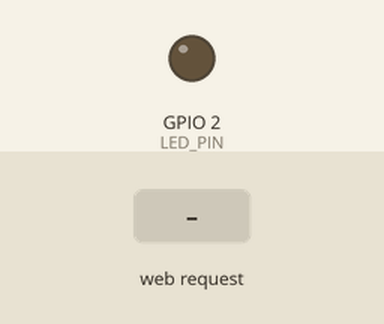
Bench run of a sketch on a simulated ESP8266 (NodeMCU). Shown: output pins drawn as LEDs (lit = HIGH). The inputs (shaded band) are chosen by the test bench. WiFi joins after 1.5 s; servers stay silent unless stated; what the sketch prints to the serial monitor is not drawn.

Above: at 5.7 s.
5.8 s: HTTP request GET /on received
At 6.1 s:
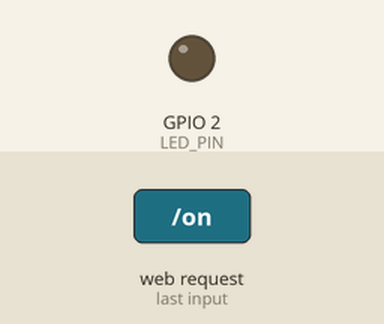
7.3 s: HTTP request GET /brighter received
8.8 s: HTTP request GET /on received
At 9.6 s:
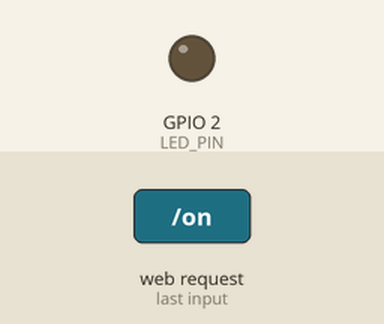
Timing chart, 0 to 11.8 s (numbered marks = the images above; inputs shaded):
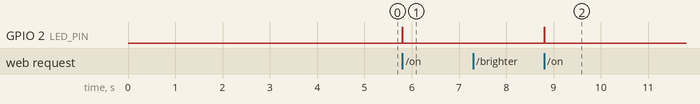

The sketch:

lighthouse_esp01.ino
```cpp
/*
 * lighthouse_esp01
 * ESP-01 control for LEDs
 *
 * 2020 francesco.anselmo@arup.com
 *
 * 25 white through hole ESP-01 controlled LEDs inside little ceramic lighthouses
 * for the 2020 Mark Fisher Scholarship event:
 * A Love Letter to the Lighthouse in the Expanded Field
 * IP address numbers are from 21 to 45
 */

#define IP_ADDRESS 21 // last number of IP address
#define NODE_NAME "lighthouse1"


#include <ESP8266WiFi.h>
#include <WiFiClient.h>
#include <ESP8266WebServer.h>
#include <ESP8266mDNS.h>

#define LED_PIN    2
#define DELAY      10

int transition = 1;
int brightness = 150;

const char *ssid = "SSID"; // change to WiFi SSID (requires an existing WiFi router
const char *password = "PASSWORD"; // change to real password

MDNSResponder mdns;
ESP8266WebServer server ( 80 );

void handleRoot() {
    digitalWrite ( BUILTIN_LED, 1 );
    String out = "<html><head><title>A Love Letter to the Lighthouse in the Expanded Field</title></head>";
    out += "<body style='background-color:gray'><center>";
    out += "<span style='display:block; width:100%; font-size:2em; font-family:Verdana; text-align:center'>Lighthouse lighting</span><br/>";
    out += "<a href='brighter'><span style='display:block; font-family:Verdana; background-color:lightgray; width:100%; height:3em;'>Brighter</span></a><br/>";
    out += "<a href='dimmer'><span style='display:block; font-family:Verdana; background-color:darkgray; foreground-color:white; width:100%; height:3em;'>Dimmer</span></a><br/>";
    out += "<a href='on'><span style='display:block; font-family:Verdana; background-color:white; width:100%; height:3em;'>On</span></a><br/>";
    out += "<a href='off'><span style='display:block; font-family:Verdana; background-color:black; width:100%; height:3em;'>Off</span></a><br/>";
    out += "</center></body>";
    out += "</html>";
    server.send ( 200, "text/html", out );
    digitalWrite ( BUILTIN_LED, 0 );
}

void handleNotFound() {
    digitalWrite ( BUILTIN_LED, 1 );
    String message = "File Not Found\n\n";
    message += "URI: ";
    message += server.uri();
    message += "\nMethod: ";
    message += ( server.method() == HTTP_GET ) ? "GET" : "POST";
    message += "\nArguments: ";
    message += server.args();
    message += "\n";
    for ( uint8_t i = 0; i < server.args(); i++ ) {
        message += " " + server.argName ( i ) + ": " + server.arg ( i ) + "\n";
    }
    server.send ( 404, "text/plain", message );
    digitalWrite ( BUILTIN_LED, 0 );
}


void setup ( void ) {
    pinMode ( LED_PIN, OUTPUT );
    digitalWrite ( LED_PIN, 0 );

    delay(3000); // 3 second delay

    Serial.begin ( 115200 );
    // config static IP
    IPAddress ip(192, 168, 1, IP_ADDRESS); // set desired IP Address
    IPAddress subnet(255, 255, 255, 0); // set subnet mask
    IPAddress gateway(192, 168, 1, 1); // set gateway
    IPAddress dns(8,8,8,8);
    //WiFi.config(ip, dns, gateway, subnet);
    WiFi.config(ip, gateway, subnet, dns);
    Serial.print(F("Setting static ip to : "));
    Serial.println(ip);
    WiFi.begin ( ssid, password );
    Serial.println ( "" );
    // Wait for connection
    while ( WiFi.status() != WL_CONNECTED ) {
        delay ( 500 );
        Serial.print ( "." );
    }

    Serial.println ( "" );
    Serial.print ( "Connected to " );
    Serial.println ( ssid );
    Serial.print ( "IP address: " );
    Serial.println ( WiFi.localIP() );
    if ( mdns.begin ( "esp8266", WiFi.localIP() ) ) {
        Serial.println ( "MDNS responder started" );
    }

    server.on ( "/", []() {handleRoot();} );
    server.on ( "/on", []() {setColor(1); handleRoot();} );
    server.on ( "/off", []() {setColor(0); handleRoot();} );
    server.on ( "/brighter", []() {brighter(); handleRoot();} );
    server.on ( "/dimmer", []() {dimmer(); handleRoot();} );
    server.onNotFound ( handleNotFound );
    server.begin();
    Serial.println ( "HTTP server started" );
}

void loop ( void ) {
    mdns.update();
    server.handleClient();
}

void setColor(int color) {
  int i;
  Serial.println(color);
  switch (color) {
    case 1:
      // LED on
      analogWrite(LED_PIN, 255);
      break;
    case 0:
      // LED off
      analogWrite(LED_PIN, 0);
      break;
  }
    delay(DELAY);
}


void brighter()
{
  brightness+=20;
  if (brightness>250) brightness=250;
  // put LED to desired brightness
  analogWrite(LED_PIN, brightness);
  Serial.print("Brightness: ");
  Serial.println(brightness);
}

void dimmer()
{
  brightness-=20;
  if (brightness<0) brightness=0;
  // put LED to desired brightness
  analogWrite(LED_PIN, brightness);
  Serial.print("Brightness: ");
  Serial.println(brightness);
}
```

Measured:
- after the input at 5.8 s, GPIO 2 (LED_PIN): LOW → HIGH at once, → LOW 0.01 s later
- after the input at 8.8 s, GPIO 2 (LED_PIN): LOW → HIGH at once, → LOW 0.01 s later
